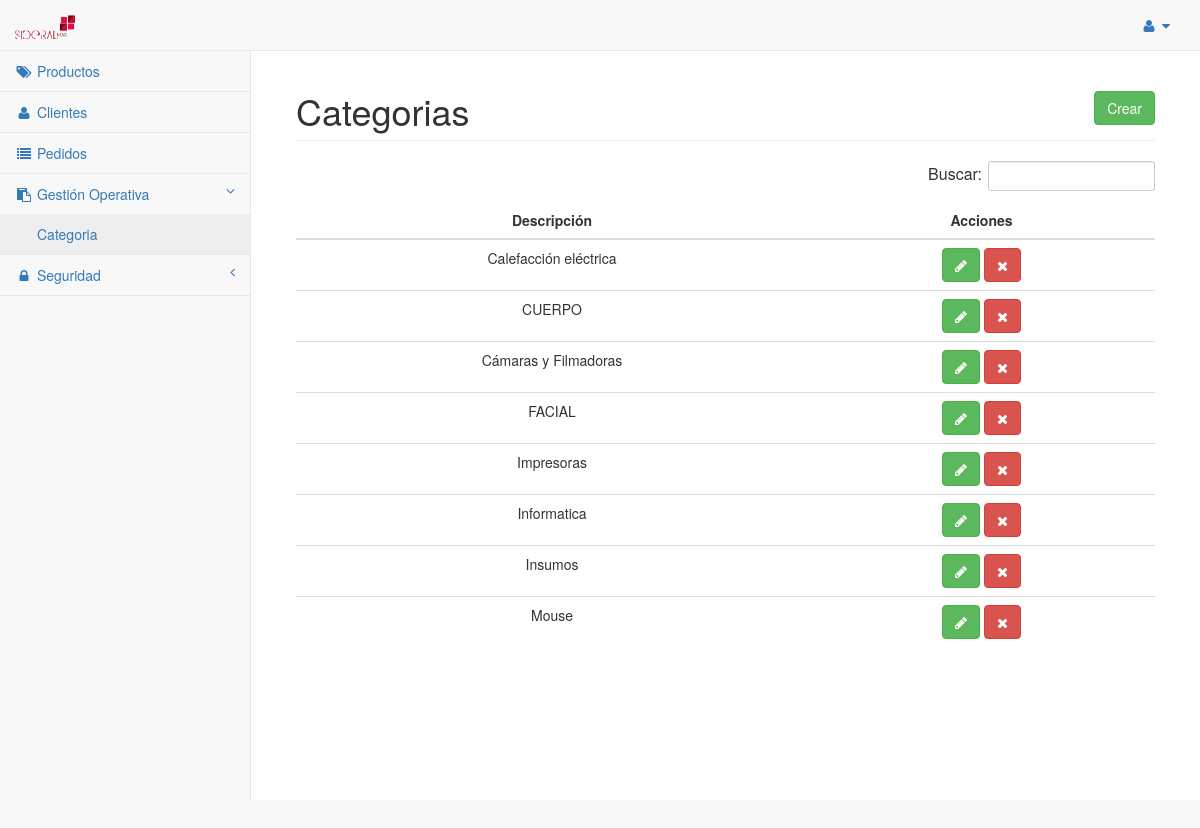
/gestion/categorias.php (signed in), run on the app's committed database.
### tables this page shows
CREATE TABLE `categoria` (
  `id` int(11) NOT NULL,
  `descripcion` varchar(255) DEFAULT NULL,
  `estado` varchar(255) NOT NULL DEFAULT 'A'
);

### gestion/Objetos/Modelo.php (called while the page is built, shortened)
<?php
class Modelo
{
	private $host = "localhost";
	private $user = "root";
	private $pass = "root";
	private $bd = "bd_cecilia";
    public function __construct()
    {
        $this->_db = new mysqli($this->host, $this->user, $this->pass, $this->bd);
    }
}
?>

### gestion/Objetos/GestionCategoria.php (called while the page is built, shortened)
<?php
require_once "Modelo.php";
class GestionCategoria extends Modelo
{
    public function traerCategorias()
    {
		$result = $this->_db->query('SELECT * FROM categoria ORDER BY descripcion ASC');
        $categorias = $result->fetch_all(MYSQLI_ASSOC);
        return $categorias;
    }
}
?>

### gestion/categorias.php (the view, shortened to what this page needs)
<?php
require_once "Objetos/GestionCategoria.php";
$categorias = new GestionCategoria();
include "header.php";
?>
                    <div class="col-lg-12">
                        <h1 class="page-header">
						Categorias
						<button class="btn btn-success" style="float: right;" data-toggle="modal" data-target="#modal">
							Crear
						</button>
						</h1>
                    </div>
                    <div class="col-lg-12">
						<table class="table text-center" id="tabla">
							<thead>
								<tr>
									<th>
										Descripci&oacute;n
									</th>
									<th>
										Acciones
									</th>
								</tr>
							</thead>
							<tbody>
								<?php
								$regcategorias = $categorias->traerCategorias();
								foreach ($regcategorias as $reg)
								{
									echo "
									<tr>
										<td>$reg[descripcion]</td>";
										if($reg['estado']=='B'){
											echo "<td>
												<a title='Activar' class='btn btn-primary' href='./gestion.php?id=$reg[id]&opcion=activarcategoria'><i class='fa fa-spin fa-refresh'></i></a>
											</td>";
										}else{
											echo "<td>
												<button title='Editar' class='btn btn-success' onclick='editar(\"$reg[descripcion]\", \"$reg[id]\");'><i class='fa fa-pencil'></i></button>
												<a title='Borrar' class='btn btn-danger' href='./gestion.php?id=$reg[id]&opcion=bajacategoria'><i class='fa fa-times'></i></a>
											</td>";
										}
									echo "</tr>";
								}
								?>
							</tbody>
						</table>
                    </div>
                </div>
            </div>
        </div>
    </div>
</body>
</html>

### gestion/categorias.php (style rules this page uses)
th { text-align:center; }

### data on the page
categoria: descripcion "Calefacción eléctrica"
categoria: descripcion "Cámaras y Filmadoras"
categoria: descripcion "CUERPO"
categoria: descripcion "FACIAL"
categoria: descripcion "Impresoras"
categoria: descripcion "Informatica"
categoria: descripcion "Insumos"
categoria: descripcion "Mouse"
